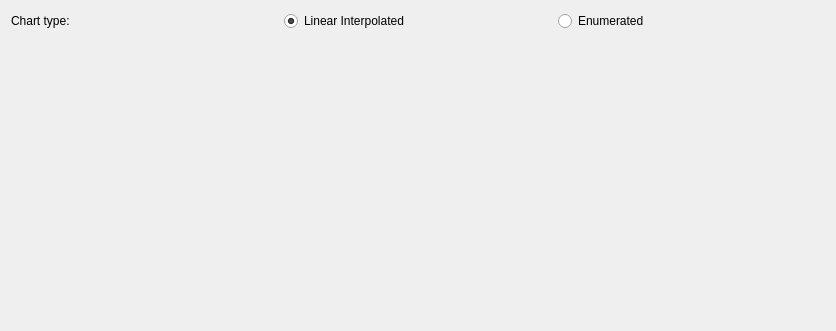
<?xml version="1.0" encoding="UTF-8"?>
<ui version="4.0">
 <class>ChartAxisSettings</class>
 <widget class="QWidget" name="ChartAxisSettings">
  <property name="geometry">
   <rect>
    <x>0</x>
    <y>0</y>
    <width>836</width>
    <height>331</height>
   </rect>
  </property>
  <property name="windowTitle">
   <string>Form</string>
  </property>
  <layout class="QVBoxLayout" name="verticalLayout">
   <item>
    <layout class="QHBoxLayout" name="horizontalLayout">
     <item>
      <widget class="QLabel" name="chartTypeLabel">
       <property name="sizePolicy">
        <sizepolicy hsizetype="Preferred" vsizetype="Preferred">
         <horstretch>0</horstretch>
         <verstretch>0</verstretch>
        </sizepolicy>
       </property>
       <property name="text">
        <string>Chart type:</string>
       </property>
      </widget>
     </item>
     <item>
      <widget class="QRadioButton" name="linearInterpolatedRadioButton">
       <property name="text">
        <string>Linear Interpolated</string>
       </property>
       <property name="checked">
        <bool>true</bool>
       </property>
      </widget>
     </item>
     <item>
      <widget class="QRadioButton" name="enumeratedRadioButton">
       <property name="text">
        <string>Enumerated</string>
       </property>
      </widget>
     </item>
    </layout>
   </item>
   <item>
    <widget class="ChartAxisGeneralSettings" name="chartAxisGeneralSettings" native="true">
     <property name="sizePolicy">
      <sizepolicy hsizetype="MinimumExpanding" vsizetype="Preferred">
       <horstretch>0</horstretch>
       <verstretch>0</verstretch>
      </sizepolicy>
     </property>
    </widget>
   </item>
   <item>
    <widget class="LinearIndicatorsSettingsWidget" name="LinearPreviewWidget" native="true"/>
   </item>
   <item>
    <widget class="IndicatorsPreviewWidget" name="EnumeratedPreviewWidget" native="true"/>
   </item>
  </layout>
 </widget>
 <customwidgets>
  <customwidget>
   <class>IndicatorsPreviewWidget</class>
   <extends>QWidget</extends>
   <header>indicatorspreviewwidget.h</header>
   <container>1</container>
  </customwidget>
  <customwidget>
   <class>ChartAxisGeneralSettings</class>
   <extends>QWidget</extends>
   <header>chartaxisgeneralsettings.h</header>
   <container>1</container>
  </customwidget>
  <customwidget>
   <class>LinearIndicatorsSettingsWidget</class>
   <extends>QWidget</extends>
   <header>linearindicatorssettingswidget.h</header>
   <container>1</container>
  </customwidget>
 </customwidgets>
 <resources/>
 <connections/>
</ui>
